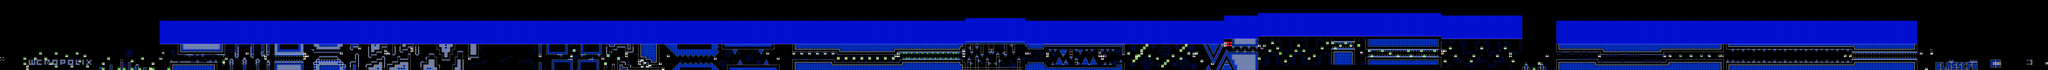

Below is a game level as drawn by its tile map, then a one-line description and the .tmx that defines it (tile-layer data replaced by summaries):
An orthogonal 783x27 tile map with 16x16 px tiles, 2 tile layers (SP, ...), 2 tilesets.

<map version="1.10" tiledversion="1.11.2" orientation="orthogonal" renderorder="right-down" width="783" height="27" tilewidth="16" tileheight="16" infinite="0" nextlayerid="3" nextobjectid="1">
 <editorsettings>
  <chunksize width="16" height="27" />
  <export target="wcropolix.csv" format="csv" />
 </editorsettings>
 <tileset firstgid="1" name="famidash" tilewidth="16" tileheight="16" tilecount="256" columns="16">
  <image source="../../../GRAPHICS/famidash.bmp" width="256" height="256" />
 </tileset>
 <tileset firstgid="257" name="sprites" tilewidth="16" tileheight="16" tilecount="256" columns="16">
  <image source="../../../GRAPHICS/sprites.png" width="256" height="256" />
 </tileset>
 <layer id="1" width="783" height="27">
  <data>[21141 cells, 21141 non-empty, 122 distinct tile ids]</data>
 </layer>
 <layer id="2" name="SP" width="783" height="27">
  <data>[21141 cells, 205 non-empty, 40 distinct tile ids]</data>
 </layer>
</map>
